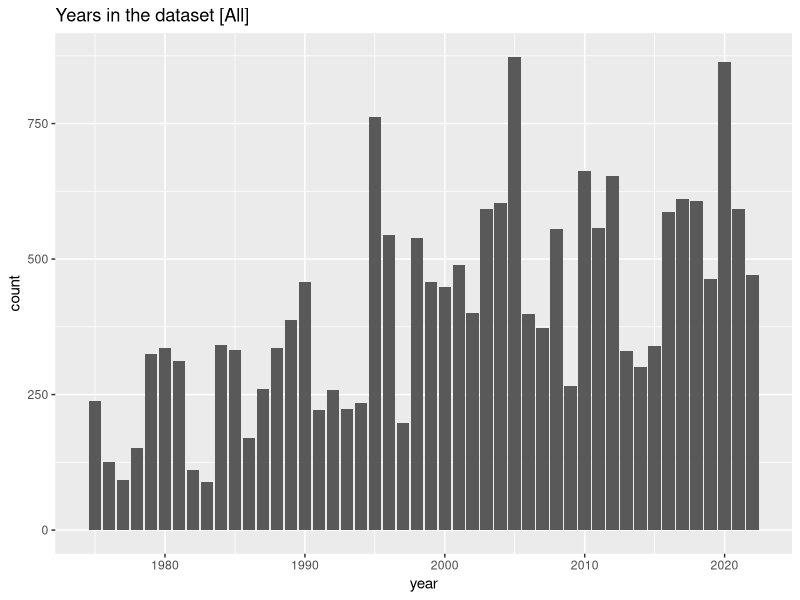
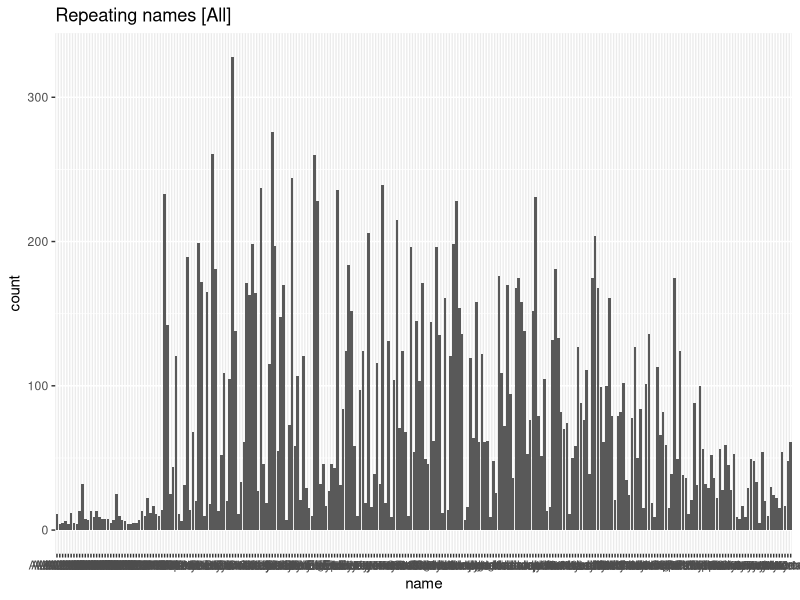
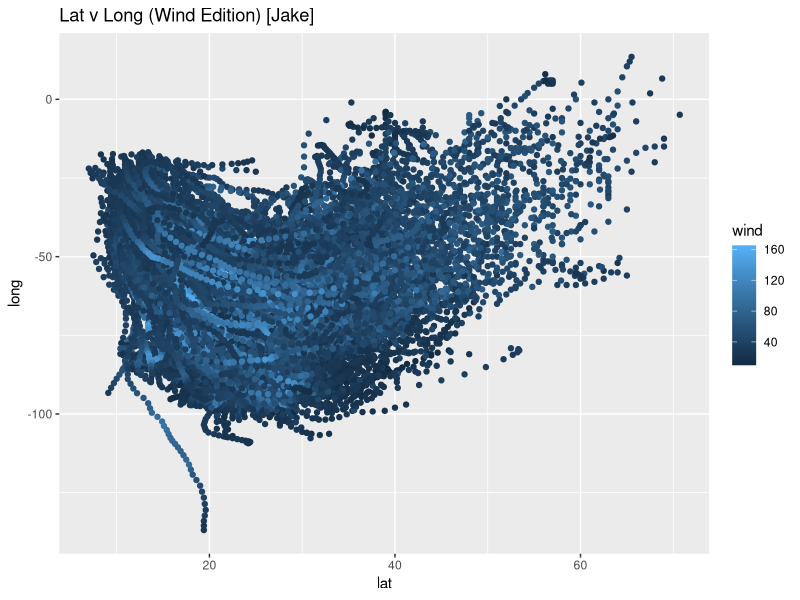
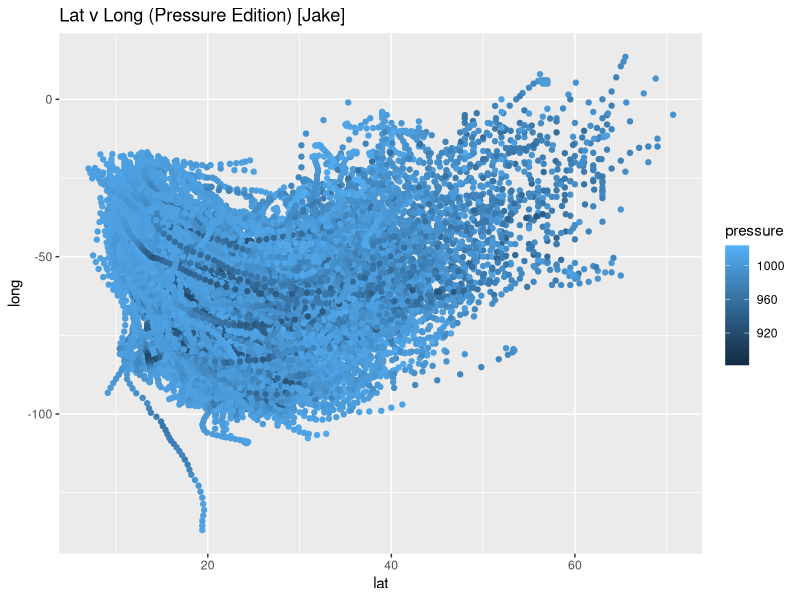
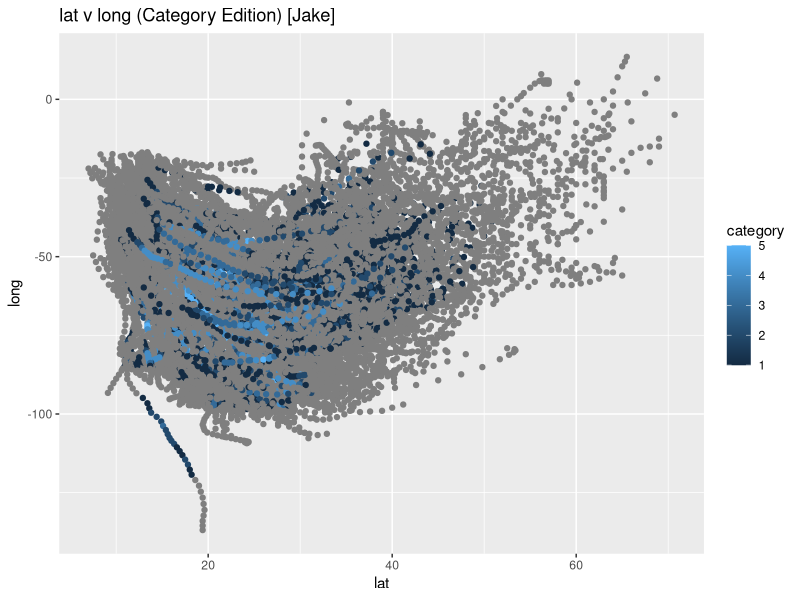
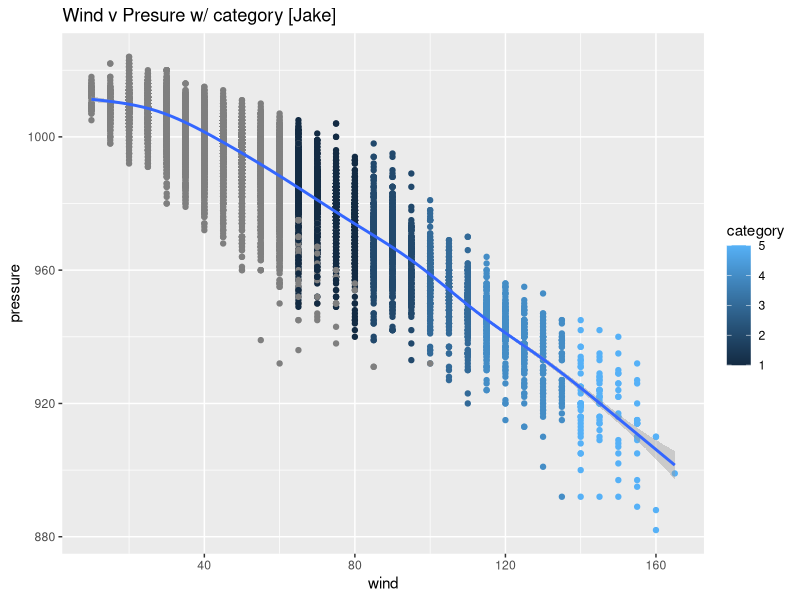
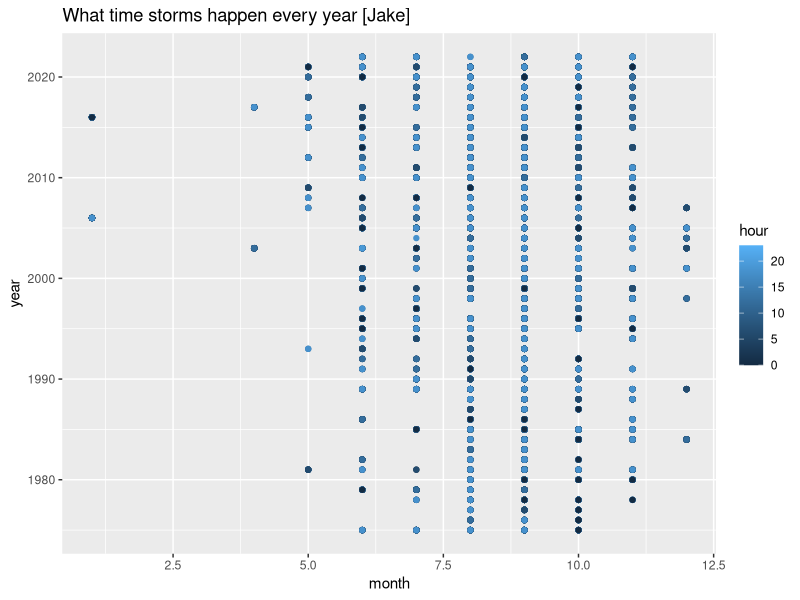
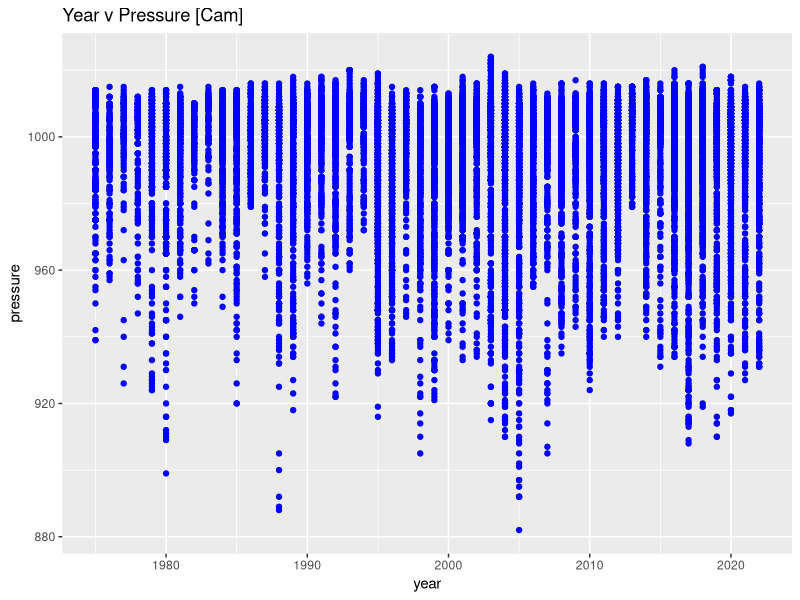

Reproduce these figures in R, in order.
library(tidyverse) #loading the lib

storms

# name  |   year    |month  |day    |hour   |lat    
# <chr> |   <dbl>   |<dbl>  |<int>  |<dbl>  |<dbl>  

# |long   |status |category   |wind   |pressure
# |<dbl>  |<chr>  |<ord>      |<int>  |<int>

head = ggplot(data=storms) # we use head becuase it saves time during compile hence making testing faster

# 0.0 Playing Around
head +
geom_bar(mapping=aes(x=year,fill=category)) +
ggtitle("Years in the dataset [All]")

# 0.1 Playing Around
head +
geom_bar(mapping=aes(x=name)) +
ggtitle("Repeating names [All]")

# 1.0 Jake
head +  
geom_point(mapping=aes(x=lat, y=long, color=wind))  +
ggtitle("Lat v Long (Wind Edition) [Jake]")

# 1.1 Jake
head +  
geom_point(mapping=aes(x=lat, y=long, color=pressure)) +
ggtitle("Lat v Long (Pressure Edition) [Jake]")

# 1.2 Jake
head +  
geom_point(mapping=aes(x=lat, y=long, color=category)) +
ggtitle("lat v long (Category Edition) [Jake]")

# 2 Jake
head +  
geom_point(mapping=aes(x=wind, y=pressure, color=category)) +
geom_smooth(mapping = aes(x = wind, y = pressure)) +
ggtitle("Wind v Presure w/ category [Jake]")

# 3 Jake
head +  
geom_point(mapping=aes(x=month, y=year, color=hour)) +
ggtitle("What time storms happen every year [Jake]")
# This probablly really says something cool if I could see colors

# 4 Cam
head + 
geom_point(mapping = aes(x = year, y = pressure), color="blue") +
ggtitle("Year v Pressure [Cam]")

# 5 Cam
head + 
geom_point(mapping = aes(x = month, y = pressure), color="blue") + 
ggtitle("Month v Pressure [Cam]")
# The pressure in the storms did not have a trend from year to year, but there was a trend across months. 
# Typically, summer months had a much higher spread in pressure than winter months.


# 6 Cole
head + 
geom_bar(mapping=aes(x=status, fill=status)) + 
facet_wrap(~year) +
ggtitle("Status per year [Cole]")
# shows how many of the different types of storms over the years.
